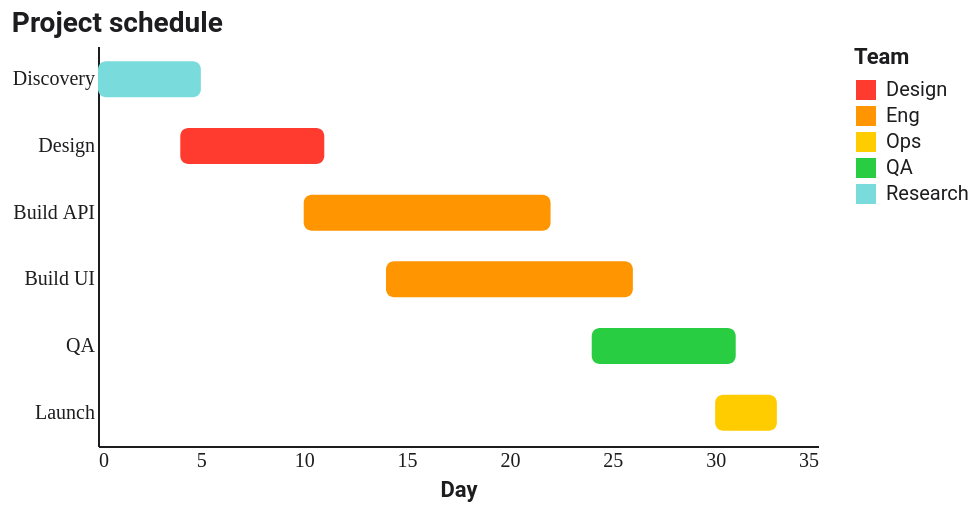

Specify this chart in Vega-Lite:
### Vega-Lite specification from a JSON file in a GitHub repository (floating-point values rounded to 4 significant figures)
{"$schema": "https://vega.github.io/schema/vega-lite/v5.json", "config": {"background": "#FFFFFF", "font": "Roboto, Roboto Serif, Roboto Mono, system-ui, sans-serif", "view": {"stroke": null, "cornerRadius": 10}, "axis": {"domain": true, "domainColor": "#1D1D1F", "labelColor": "#1D1D1F", "titleColor": "#1D1D1F", "grid": false, "ticks": false, "labelFont": "Roboto Mono", "titleFont": "Roboto"}, "axisTop": {"domain": false, "domainColor": null, "labels": false, "ticks": false, "title": null}, "axisRight": {"domain": false, "domainColor": null, "labels": false, "ticks": false, "title": null}, "legend": {"titleFont": "Roboto", "labelFont": "Roboto", "labelColor": "#1D1D1F", "titleColor": "#1D1D1F"}, "title": {"font": "Roboto", "fontSize": 14, "color": "#1D1D1F", "subtitleFont": "Roboto", "subtitleColor": "#1D1D1F"}, "range": {"category": ["#FF3B30", "#FF9500", "#FFCC00", "#28CD41", "#79DBDC", "#007AFF", "#AF52DE", "#FF2D55"]}, "bar": {"cornerRadiusEnd": 4}, "line": {"strokeWidth": 2}, "point": {"filled": true, "size": 40}}, "width": 360, "height": 200, "title": {"text": "Project schedule", "anchor": "start"}, "data": {"values": [{"task": "Discovery", "start": 0, "end": 5, "team": "Research"}, {"task": "Design", "start": 4, "end": 11, "team": "Design"}, {"task": "Build API", "start": 10, "end": 22, "team": "Eng"}, {"task": "Build UI", "start": 14, "end": 26, "team": "Eng"}, {"task": "QA", "start": 24, "end": 31, "team": "QA"}, {"task": "Launch", "start": 30, "end": 33, "team": "Ops"}]}, "mark": {"type": "bar", "cornerRadius": 4, "height": 18}, "encoding": {"y": {"field": "task", "type": "nominal", "sort": null, "axis": {"title": null}}, "x": {"field": "start", "type": "quantitative", "axis": {"title": "Day"}}, "x2": {"field": "end"}, "color": {"field": "team", "type": "nominal", "legend": {"title": "Team"}}}}
